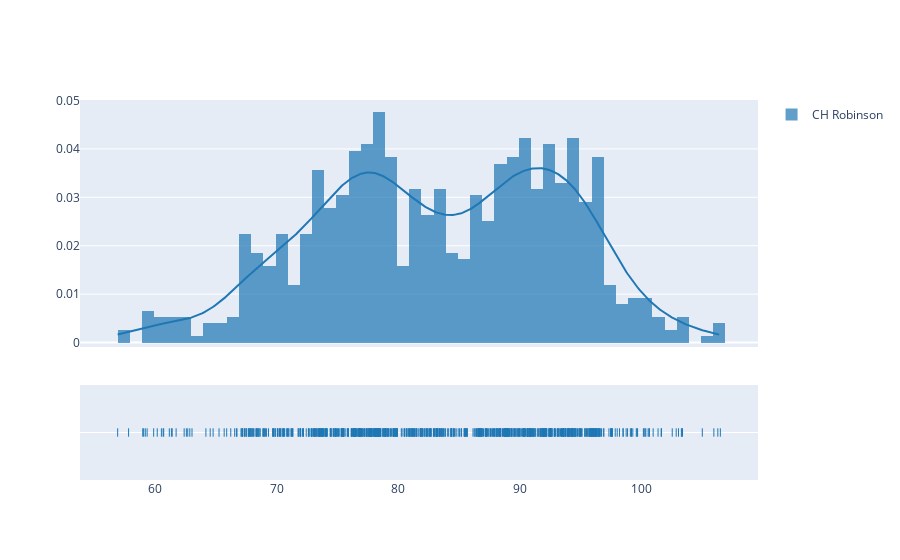

The notebook cell saved with this chart:
### Code cell
df_ch_robinson_close = df_ch_robinson[['ch_robinson']]
ch_robinson_list = np.array(df_ch_robinson['ch_robinson'], dtype=float)
hist_data = [ch_robinson_list]
group_labels=['CH Robinson']
ch_robinson_dist = ff.create_distplot(hist_data, group_labels)
ch_robinson_dist.show()

### Figure 1 — Plotly figure (JSON) as saved in the notebook; plotly's stock layout.template omitted (floating-point values rounded to 4 significant figures; data arrays with more than 128 entries replaced by an {"elided": "..."} marker saying what was removed)
{"data": [{"autobinx": false, "histnorm": "probability density", "legendgroup": "CH Robinson", "marker": {"color": "rgb(31, 119, 180)"}, "name": "CH Robinson", "opacity": 0.7, "type": "histogram", "x": {"elided": "757 float values"}, "xaxis": "x", "xbins": {"end": 106.5, "size": 1, "start": 56.92}, "yaxis": "y"}, {"legendgroup": "CH Robinson", "marker": {"color": "rgb(31, 119, 180)"}, "mode": "lines", "name": "CH Robinson", "showlegend": false, "type": "scatter", "x": {"elided": "500 float values"}, "xaxis": "x", "y": {"elided": "500 float values"}, "yaxis": "y"}, {"legendgroup": "CH Robinson", "marker": {"color": "rgb(31, 119, 180)", "symbol": "line-ns-open"}, "mode": "markers", "name": "CH Robinson", "showlegend": false, "type": "scatter", "x": {"elided": "757 float values"}, "xaxis": "x", "y": {"elided": "757 str values"}, "yaxis": "y2"}], "layout": {"barmode": "overlay", "hovermode": "closest", "legend": {"traceorder": "reversed"}, "xaxis": {"anchor": "y2", "domain": [0, 1], "zeroline": false}, "yaxis": {"anchor": "free", "domain": [0.35, 1], "position": 0}, "yaxis2": {"anchor": "x", "domain": [0, 0.25], "dtick": 1, "showticklabels": false}}}
